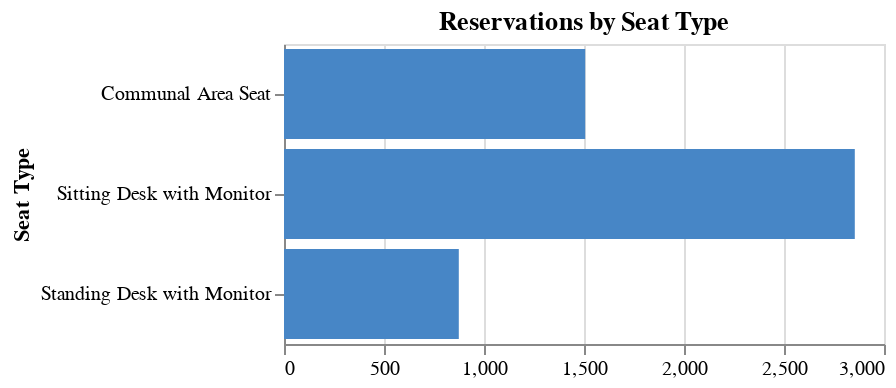

This figure's notebook cell:
### Code cell
reservations_by_seat_type(csxl_csv_file_path).show()

### Figure 1 — Vega-Lite specification as saved in the notebook (floating-point values rounded to 4 significant figures)
{"config": {"view": {"continuousWidth": 300, "continuousHeight": 300}, "mark": {"color": "#4786c6"}}, "data": {"name": "data-f3b25b1381aabbbee1a5eaef10e63d32"}, "mark": {"type": "bar"}, "encoding": {"tooltip": [{"field": "count", "type": "quantitative"}], "x": {"field": "count", "title": null, "type": "quantitative"}, "y": {"field": "title", "title": "Seat Type", "type": "nominal"}}, "height": 150, "title": "Reservations by Seat Type", "$schema": "https://vega.github.io/schema/vega-lite/v5.17.0.json", "datasets": {"data-f3b25b1381aabbbee1a5eaef10e63d32": [{"title": "Communal Area Seat", "count": 1506}, {"title": "Sitting Desk with Monitor", "count": 2854}, {"title": "Standing Desk with Monitor", "count": 874}]}}
